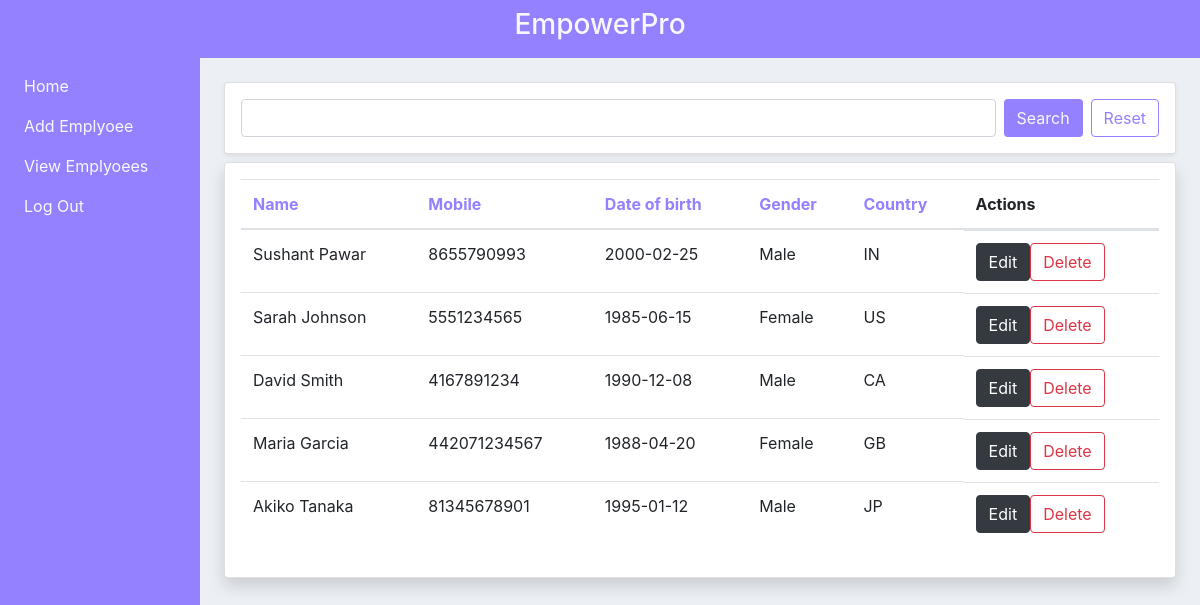
Screenshot of /view_emp/ (signed in) with the database file from the repository.
### emp_app/models.py (models this page shows, shortened)
class UserProfile(models.Model):
    emplyoee_name = models.CharField(max_length=100)
    mobile_number = models.PositiveIntegerField()
    date_of_birth = models.DateTimeField()
    gender = models.CharField(max_length=10, choices=CHOICES)
    address = models.TextField(max_length=150)
    country = CountryField()
    is_AWS = models.BooleanField(default=False)
    is_Full_Stack_Developer = models.BooleanField(default=False)
    is_DevOps = models.BooleanField(default=False)

### emp_app/views.py (the view, shortened to what this page needs)
# urls.py: path('view_emp/', views.employee_view, name='employee_view'),
@login_required
def employee_view(request):
    sort = request.GET.get("sort")
    members = dir(UserProfile)
    if sort in members:
        emp = UserProfile.objects.order_by(sort)
    else:
        emp = UserProfile.objects.all()
    context = {"emp": emp}
    return render(request, "emp_app/employee_view.html", context)

### emp_app/templates/emp_app/employee_view.html (shortened to what this page needs)
{% extends "emp_app/backend.html" %}
{% block content %}
<div class="card p-3 mb-2 shadow-sm">
    <div>
        <form method="post" class="d-flex">
            <input name="search" class="form-control mr-2">
            <button type="submit" class="btn mr-2" style="background-color: #9381FF; color: #F8F7FF;">Search</button>
            <button type="submit" class="btn" style="border-color: #9381FF; color: #9381FF;">Reset</button>
        </form>
    </div>
</div>
<div class="card p-3 table-responsive shadow">
    <table class="table">
        <thead>
            <tr>
                <th><a href="?sort=emplyoee_name">Name</a></th>
                <th><a href="?sort=mobile_number">Mobile</a></th>
                <th><a href="?sort=date_of_birth">Date of birth</a></th>
                <th><a href="?sort=gender">Gender</a></th>
                <th><a href="?sort=country">Country</a></th>
                <th>Actions</th>
            </tr>
        </thead>
        <tbody>
            {% for emp in emp %}
            <tr>
                <td>{{ emp.emplyoee_name }}</td>
                <td>{{ emp.mobile_number }}</td>
                <td>{{ emp.date_of_birth|date:"Y-m-d" }}</td>
                <td>{{ emp.gender }}</td>
                <td>{{ emp.country }}</td>
                <td class="d-flex">
                    <a href="{% url 'employee-edit' %}{{ emp.id }}">
                        <button class="btn btn-dark" type="submit">Edit</button>
                    </a>
                    <form method="post">
                        <button class="btn btn-outline-danger" type="submit">Delete</button>
                    </form>
                </td>
            </tr>
            {% endfor %}
        </tbody>
    </table>
</div>
{% endblock content %}

### emp_app/templates/emp_app/backend.html (shortened to what this page needs)
<!doctype html>
<html lang="en">
<head>
    <link rel="stylesheet" href="https://cdn.jsdelivr.net/npm/bootstrap@4.4.1/dist/css/bootstrap.min.css"
>
</head>
<body>
    <div class="container-fluid">
        <div class="row text-center justify-content-center align-items-center p-2"
            style="background-color: #9381FF; color: #F8F7FF;">
            <div class="col">
                <h1 class="h3">EmpowerPro</h1>
            </div>
        </div>
        <div class="row">
            <nav class="navbar navbar-expand-md navbar-dark col-lg-2"
                style="background-color: #9381FF; align-items: start;">
                <div class="collapse navbar-collapse" id="sidebarMenu">
                    <ul class="navbar-nav flex-column">
                        <li class="nav-item">
                            <a class="nav-link" href="{% url 'employee_home' %}">Home</a>
                        </li>
                        <li class="nav-item">
                            <a class="nav-link" href="{% url 'employee_create' %}">Add Emplyoee</a>
                        </li>
                        <li class="nav-item">
                            <a class="nav-link" href="{% url 'employee_view' %}">View Emplyoees</a>
                        </li>
                        <li class="nav-item">
                            <a class="nav-link" href="{% url 'logout' %}">Log Out</a>
                        </li>
                    </ul>
                </div>
            </nav>
            <div class="col">
                <div class="row" style="min-height: 90vh;">
                    <div class="col p-4" style="background-color: #ecf0f5;">
                        {% block content %}
                        {% endblock content %}
                    </div>
                </div>
            </div>
        </div>
    </div>
</body>
</html>

### emp_app/templates/emp_app/backend.html (style rules this page uses)
.navbar-dark .navbar-nav .nav-link { color: #F8F7FF; }

### emp_app/templates/emp_app/employee_view.html (style rules this page uses)
a { color: #9381FF; }

### rows the page displays
UserProfile: emplyoee_name "Sushant Pawar", mobile_number "8655790993", date_of_birth "2000-02-25", gender "Male", country "IN"
UserProfile: emplyoee_name "Sarah Johnson", mobile_number "5551234565", date_of_birth "1985-06-15", gender "Female", country "US"
UserProfile: emplyoee_name "David Smith", mobile_number "4167891234", date_of_birth "1990-12-08", gender "Male", country "CA"
UserProfile: emplyoee_name "Maria Garcia", mobile_number "442071234567", date_of_birth "1988-04-20", gender "Female", country "GB"
UserProfile: emplyoee_name "Akiko Tanaka", mobile_number "81345678901", date_of_birth "1995-01-12", gender "Male", country "JP"
